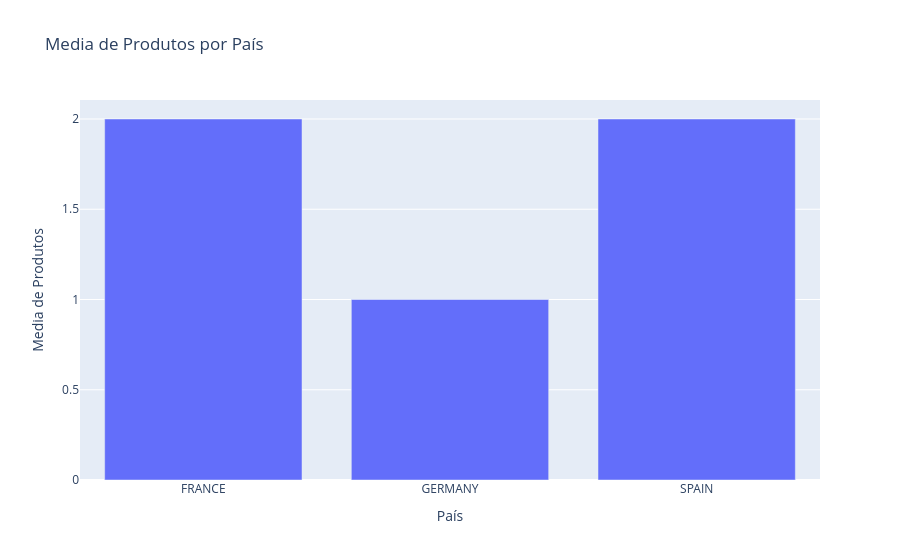

The cell this chart's notebook holds for it:
### Code cell
# Calculando a mediana de produtos por pais
media_produtos_pais = df.groupby('Pais')['Qtd_Produtos'].median().reset_index()

# Criar gráfico de barras
fig = px.bar(media_produtos_pais, x='Pais', y='Qtd_Produtos', title='Media de Produtos por País', labels={'Qtd_Produtos': 'Media de Produtos', 'Pais': 'País'})
fig.show()

### Figure 1 — Plotly figure (JSON) as saved in the notebook; plotly's stock layout.template omitted (floating-point values rounded to 4 significant figures)
{"data": [{"hovertemplate": "País=%{x}<br>Media de Produtos=%{y}<extra></extra>", "legendgroup": "", "marker": {"color": "#636efa", "pattern": {"shape": ""}}, "name": "", "orientation": "v", "showlegend": false, "textposition": "auto", "type": "bar", "x": ["FRANCE", "GERMANY", "SPAIN"], "xaxis": "x", "y": [2.0, 1.0, 2.0], "yaxis": "y"}], "layout": {"barmode": "relative", "legend": {"tracegroupgap": 0}, "title": {"text": "Media de Produtos por País"}, "xaxis": {"anchor": "y", "domain": [0, 1], "title": {"text": "País"}}, "yaxis": {"anchor": "x", "domain": [0, 1], "title": {"text": "Media de Produtos"}}}}
